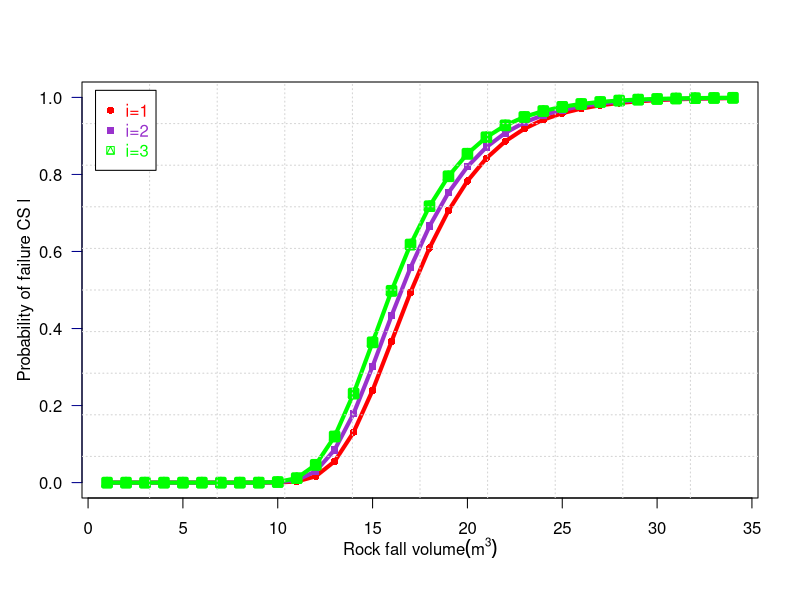

Recreate this plot in R.
#this routine is used to calculated the Intensity of rockfall, avalanche using the concept of fragility curve

#Created by Nam Lethanh (ETH Zürich, namkyodai (at) gmail (dot) com )

#INPUT -----------------------------------
Maxvolume <- 34 # e.g. m3 (volume of rockfall or avalanche)
Time<-100
MaxCS<-5 #maximum no of CS for the bridge
Maxlatent<- 1 #number of latent condition state
alpha<-c(0.353,0.360,0.371,0.389,0.391)
gamma<-c(5.652,5.581,5.575,5.498,5.367)
#define dimension
mtp<- matrix(double(1),nrow=MaxCS,ncol=(MaxCS+Maxlatent))
mtplatent<- matrix(double(1),nrow=(MaxCS+Maxlatent),ncol=(MaxCS+Maxlatent))
mtp <- read.csv("mtp.csv",header=FALSE) 
#define the Markov transition probability for the bridge
attach(mtp)
initialCS<-c(1,0,0,0,0,0) #initial state probability of the bridge
v1=10 #value of rock fall, or avalanche volume to be used

#--------END OF INPUT--------------------------
#---------Start caculation SECTION
#STEP 1 --estimating the failure probability from hazard curve for each CS
#hazard curve
S<-matrix(double(1),nrow=Maxvolume,ncol=MaxCS)
#define a function for calculating intensity S
intensity<-function(alpha,gamma,volume){
  exp(-exp(-alpha*volume+gamma))
}
for (i in 1:MaxCS){
for (v in 1:Maxvolume){
  S[v,i]<-intensity(alpha[i],gamma[i],v)
}
}
cat("intensity - hazard curve \n")
print(S)

#STEP 2 --Calculating the Markov transition probability - Latent
#choose the intensity (e.g. S=10 m3)

for (i in 1:(MaxCS+1)){
  if (i < (MaxCS+1)) {
  for (j in 1:(MaxCS+Maxlatent)){
    if (j < (MaxCS+Maxlatent)){
      mtplatent[i,j]<-mtp[i,j]*(1-S[v1,i])
    } else {
    mtplatent[i,j]<-S[v1,i]
    }
  }
  } else {
    mtplatent[i,j]<-1
  }
}
cat("Manifest deterioration -Markov transition matrix \n")
print(mtp)
cat("Latent deterioration -Markov transition matrix \n")
print(mtplatent)

#----------------------------------------------------
#STEP 3. Define the initial state of the bridge at the time after the PI
pi<-matrix(double(1),nrow=Time,ncol=(MaxCS+Maxlatent))
for (t in 1:Time){
  if (t ==1){
    pi[t,]<-initialCS
  } else {
        pi[t,]<-pi[t-1,]%*%mtplatent
    }
}
cat("Latent deterioration (no intervention) -State probability \n")
print(pi)

scalefactor=1
trucy=1
colors=c("red", "darkorchid","green", "violet", "darkorange3","brown3")

plot(S[,1]/scalefactor,pch=16,axes=FALSE,ylim=c(0,trucy),ylab="", xlab="",col="red",type="o",lwd=4)
axis(2, ylim=c(0,trucy),col="darkblue",las=1)
mtext(expression(paste("Probability of failure CS l")),side=2,line=2.2, adj = 0.5 )
axis(1,pretty(range(c(1:Maxvolume)),10))
mtext(expression(paste("Rock fall volume" (m^3))),side=1,col="black",line=2.2)  
box()

par(new=TRUE)
plot(S[,2]/scalefactor,pch=15,axes=FALSE,ylim=c(0,trucy),ylab="", xlab="",col="darkorchid",type="o",lwd=4)
par(new=TRUE)
plot(S[,3]/scalefactor,pch=14,axes=FALSE,ylim=c(0,trucy),ylab="", xlab="",col="green",type="o",lwd=4)
grid(10, 10, col = "lightgray", lty = "dotted",
     lwd = par("lwd"), equilogs = TRUE)

legend("topleft",inset=.02,legend=c("i=1","i=2","i=3"),text.col=colors,pch=c(16,15,14),col=colors,horiz=F,bty != "n",bg="white")
text(15, 18.5,expression(paste("I3-GCS1 (14.73x",10^6, "mu-year 15)")),pos=1,cex = 0.8, srt = 0)


